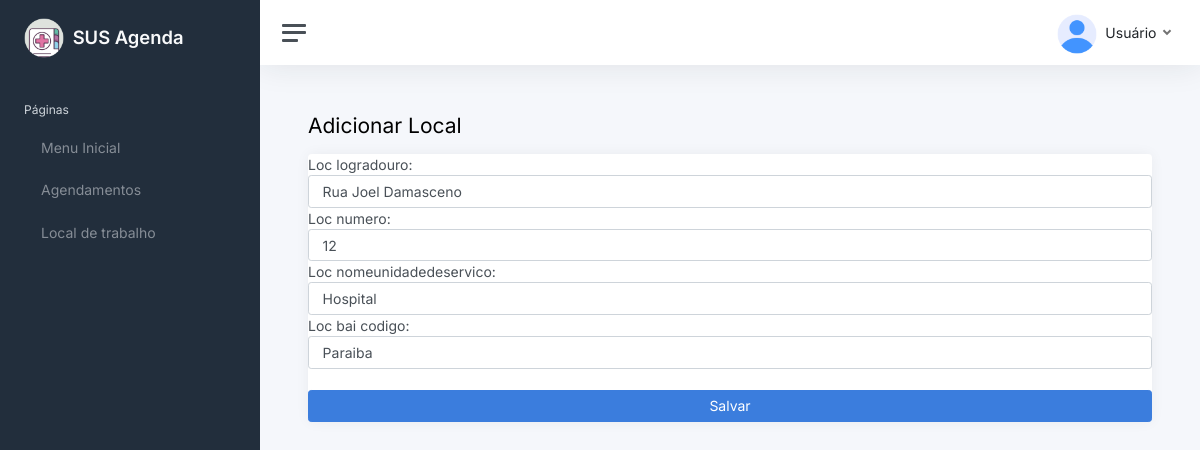
The page /updateLoc/1/ on the database its author committed.
### Agendamento/models.py (models this page shows, shortened)
class TbLocal(models.Model):
    loc_codigo = models.AutoField(primary_key=True)
    loc_logradouro = models.CharField( max_length=150)
    loc_numero = models.IntegerField()
    loc_nomeunidadedeservico = models.CharField(max_length=150)
    loc_bai_codigo = models.ForeignKey(TbBairros, on_delete=models.CASCADE )

### Agendamento/views.py (the view)
# urls.py: path('updateLoc/<int:id>/', views.updateTbLocal, name="url_update3"),
def updateTbLocal(request, id):
    loc = TbLocal.objects.get(pk=id)
    formTbLocal = TbLocalForm(request.POST or None, instance=loc)
    if formTbLocal.is_valid() :
        formTbLocal.save()
        return redirect("/localdetrabalho")
    pacote = {"formTbLocal": formTbLocal}
    return render(request, "Create/createTbLocal.html", pacote)

### Agendamento/form.py
class TbLocalForm(ModelForm):
    class Meta:
        model = TbLocal
        fields = ["loc_codigo", "loc_logradouro", "loc_numero", "loc_nomeunidadedeservico","loc_bai_codigo"]
    def __init__(self, *args, **kwargs):
        super().__init__(*args, **kwargs)
        self.fields['loc_logradouro'].widget.attrs.update(  {'class': 'form-control'})
        self.fields['loc_numero'].widget.attrs.update(  {'class': 'form-control'})
        self.fields['loc_nomeunidadedeservico'].widget.attrs.update(  {'class': 'form-control'})
        self.fields['loc_bai_codigo'].widget.attrs.update(  {'class': 'form-control'})

### Agendamento/models.py (called while the page is built)
    def __str__ (self):
         return self.bai_bairro

### Agendamento/templates/Create/createTbLocal.html (shortened to what this page needs)
{% load static %}
<!DOCTYPE html>
<html lang="en">
<head>
	<link href="{% static 'css/app.css' %}" rel="stylesheet">
</head>
<body>
	<div class="wrapper">
		<nav id="sidebar" class="sidebar js-sidebar">
			<div class="sidebar-content js-simplebar">
				<a class="sidebar-brand" href="/inicio/">
					<img src="{% static 'img/icons/unisaude.png' %}" class="avatar img-fluid rounded me-1"/>
				<span class="align-middle">SUS Agenda</span>
        </a>
				<ul class="sidebar-nav">
					<li class="sidebar-header">
						Páginas
					</li>
					<li class="sidebar-item">
						<a class="sidebar-link" href="/inicio/">
               <span class="align-middle">Menu Inicial</span>
            </a>
					<li class="sidebar-item">
					<a class="sidebar-link" href="/agendamentos/">
              	 <span class="align-middle">Agendamentos</span>
           	 	</a>
				</li>
				<li class="sidebar-item">
				<li class="sidebar-item">
					<a class="sidebar-link" href="/localdetrabalho/">
              	 <span class="align-middle">Local de trabalho</span>
           	 	</a>
				</li>
		</nav>
		<div class="main">
			<nav class="navbar navbar-expand navbar-light navbar-bg">
				<a class="sidebar-toggle js-sidebar-toggle">
          <i class="hamburger align-self-center"></i>
        </a>
				<div class="navbar-collapse collapse">
					<ul class="navbar-nav navbar-align">
						<li class="nav-item dropdown">
							<a class="nav-icon dropdown-toggle" href="#" id="messagesDropdown" data-bs-toggle="dropdown">
								<div class="position-relative">
							</div>
							</a>
							<div class="dropdown-menu dropdown-menu-lg dropdown-menu-end py-0">
								<div class="list-group">
									<a href="#" class="list-group-item">
										<div class="row g-0 align-items-center">
						<li class="nav-item dropdown">
							<a class="nav-link dropdown-toggle d-none d-sm-inline-block" href="#" data-bs-toggle="dropdown">
								<img src="{% static 'img/avatars/user.png'%}" class="avatar img-fluid rounded me-1"  /> <span class="text-dark">Usuário</span>
							</a>
              </a>
						</li>
					</ul>
				</div>
			</nav>
			<main class="content">
				<div class="container-fluid p-0">
			<div class="mb-3">
                <h1 class="h3 d-inline align-middle">Adicionar Local</h1>
			</div>
            <form class="card" method="POST" action="?">
                {{formTbLocal}}
                <br>
                <input class = "btn btn-primary"  type="submit" value="Salvar">
            </form>
            </div>
</body>
</html>

### rows shown on the page
TbLocal: loc_logradouro "Rua Joel Damasceno", loc_numero "12", loc_nomeunidadedeservico "Hospital", loc_bai_codigo "Paraiba"
